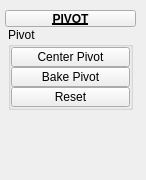
<?xml version="1.0" encoding="UTF-8"?>
<ui version="4.0">
 <class>QtUi</class>
 <widget class="QMainWindow" name="QtUi">
  <property name="enabled">
   <bool>true</bool>
  </property>
  <property name="geometry">
   <rect>
    <x>0</x>
    <y>0</y>
    <width>146</width>
    <height>180</height>
   </rect>
  </property>
  <property name="minimumSize">
   <size>
    <width>0</width>
    <height>0</height>
   </size>
  </property>
  <property name="maximumSize">
   <size>
    <width>999</width>
    <height>999</height>
   </size>
  </property>
  <property name="windowTitle">
   <string>Toolkit</string>
  </property>
  <property name="tabShape">
   <enum>QTabWidget::Triangular</enum>
  </property>
  <property name="dockNestingEnabled">
   <bool>true</bool>
  </property>
  <property name="dockOptions">
   <set>QMainWindow::AllowNestedDocks|QMainWindow::AllowTabbedDocks|QMainWindow::AnimatedDocks|QMainWindow::ForceTabbedDocks</set>
  </property>
  <widget class="QWidget" name="mainWindow">
   <widget class="QWidget" name="layoutWidget_2">
    <property name="geometry">
     <rect>
      <x>5</x>
      <y>10</y>
      <width>131</width>
      <height>159</height>
     </rect>
    </property>
    <layout class="QGridLayout" name="gridLayout_2">
     <property name="spacing">
      <number>0</number>
     </property>
     <item row="0" column="1" colspan="2">
      <widget class="PushButtonDraggable" name="draggable_header">
       <property name="minimumSize">
        <size>
         <width>19</width>
         <height>17</height>
        </size>
       </property>
       <property name="maximumSize">
        <size>
         <width>999</width>
         <height>17</height>
        </size>
       </property>
       <property name="font">
        <font>
         <weight>75</weight>
         <bold>true</bold>
         <underline>true</underline>
        </font>
       </property>
       <property name="text">
        <string>PIVOT</string>
       </property>
       <property name="checkable">
        <bool>true</bool>
       </property>
      </widget>
     </item>
     <item row="1" column="1" colspan="2">
      <layout class="QHBoxLayout" name="horizontalLayout">
       <item>
        <layout class="QVBoxLayout" name="verticalLayout">
         <property name="spacing">
          <number>0</number>
         </property>
         <item>
          <widget class="QGroupBox" name="Pivot">
           <property name="enabled">
            <bool>true</bool>
           </property>
           <property name="minimumSize">
            <size>
             <width>125</width>
             <height>0</height>
            </size>
           </property>
           <property name="maximumSize">
            <size>
             <width>125</width>
             <height>999</height>
            </size>
           </property>
           <property name="title">
            <string>Pivot</string>
           </property>
           <layout class="QVBoxLayout" name="verticalLayout_2">
            <property name="spacing">
             <number>0</number>
            </property>
            <property name="leftMargin">
             <number>0</number>
            </property>
            <property name="topMargin">
             <number>0</number>
            </property>
            <property name="rightMargin">
             <number>0</number>
            </property>
            <property name="bottomMargin">
             <number>0</number>
            </property>
            <item>
             <widget class="PushButton" name="tb001">
              <property name="enabled">
               <bool>true</bool>
              </property>
              <property name="minimumSize">
               <size>
                <width>0</width>
                <height>20</height>
               </size>
              </property>
              <property name="maximumSize">
               <size>
                <width>999</width>
                <height>20</height>
               </size>
              </property>
              <property name="toolTip">
               <string>Center the the selected object's pivot.</string>
              </property>
              <property name="text">
               <string>Center Pivot</string>
              </property>
              <property name="iconSize">
               <size>
                <width>18</width>
                <height>18</height>
               </size>
              </property>
             </widget>
            </item>
            <item>
             <widget class="QPushButton" name="b004">
              <property name="enabled">
               <bool>true</bool>
              </property>
              <property name="minimumSize">
               <size>
                <width>0</width>
                <height>20</height>
               </size>
              </property>
              <property name="maximumSize">
               <size>
                <width>999</width>
                <height>20</height>
               </size>
              </property>
              <property name="toolTip">
               <string>Set selected object(s) transform to the current tool's custom axis orintaion.</string>
              </property>
              <property name="text">
               <string>Bake Pivot</string>
              </property>
              <property name="iconSize">
               <size>
                <width>18</width>
                <height>18</height>
               </size>
              </property>
             </widget>
            </item>
            <item>
             <widget class="PushButton" name="tb000">
              <property name="enabled">
               <bool>true</bool>
              </property>
              <property name="minimumSize">
               <size>
                <width>0</width>
                <height>20</height>
               </size>
              </property>
              <property name="maximumSize">
               <size>
                <width>999</width>
                <height>20</height>
               </size>
              </property>
              <property name="toolTip">
               <string>Reset pivot transforms</string>
              </property>
              <property name="text">
               <string>Reset</string>
              </property>
              <property name="iconSize">
               <size>
                <width>18</width>
                <height>18</height>
               </size>
              </property>
             </widget>
            </item>
           </layout>
          </widget>
         </item>
         <item>
          <spacer name="verticalSpacer">
           <property name="orientation">
            <enum>Qt::Vertical</enum>
           </property>
           <property name="sizeHint" stdset="0">
            <size>
             <width>20</width>
             <height>40</height>
            </size>
           </property>
          </spacer>
         </item>
        </layout>
       </item>
      </layout>
     </item>
    </layout>
   </widget>
  </widget>
 </widget>
 <customwidgets>
  <customwidget>
   <class>PushButtonDraggable</class>
   <extends>QPushButton</extends>
   <header>widgets.pushbuttondraggable.h</header>
  </customwidget>
  <customwidget>
   <class>PushButton</class>
   <extends>QPushButton</extends>
   <header>widgets.pushbutton.h</header>
  </customwidget>
 </customwidgets>
 <resources/>
 <connections/>
 <designerdata>
  <property name="gridDeltaX">
   <number>5</number>
  </property>
  <property name="gridDeltaY">
   <number>5</number>
  </property>
  <property name="gridSnapX">
   <bool>true</bool>
  </property>
  <property name="gridSnapY">
   <bool>true</bool>
  </property>
  <property name="gridVisible">
   <bool>true</bool>
  </property>
 </designerdata>
</ui>
